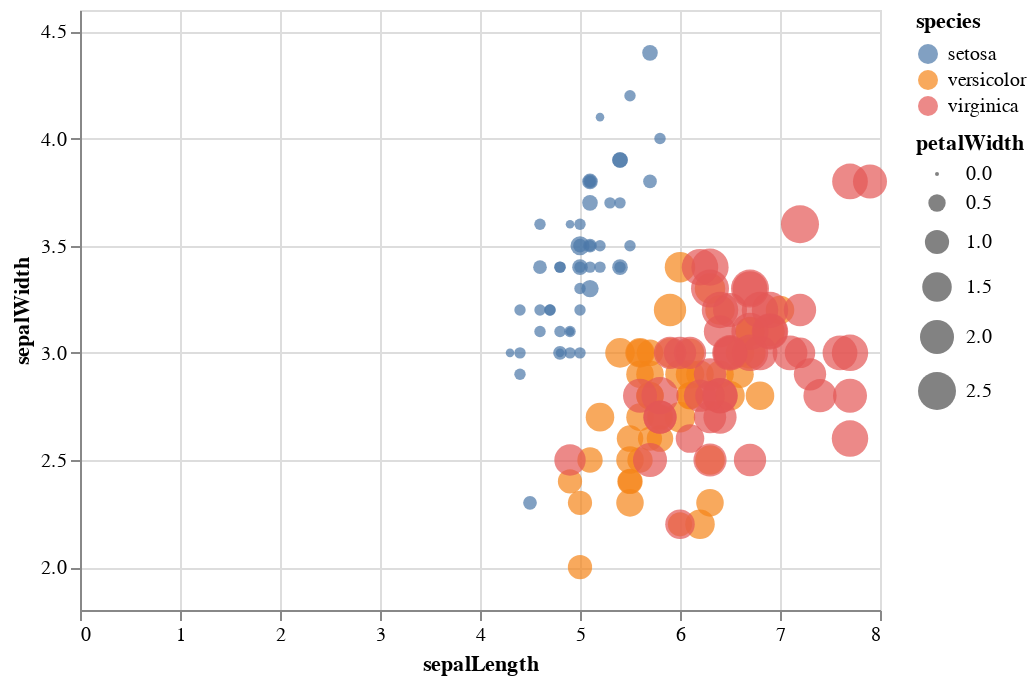

The code cell stored with this chart in its notebook:
### Code cell
alt.Chart(source).mark_circle().encode(
    alt.X('sepalLength', scale=alt.Scale(zero=False)),
    alt.Y('sepalWidth', scale=alt.Scale(zero=False, padding=1)),
    color='species',
    size='petalWidth'
)

### Figure 1 — Vega-Lite specification as saved in the notebook (floating-point values rounded to 4 significant figures; data arrays with more than 128 entries replaced by an {"elided": "..."} marker saying what was removed)
{"config": {"view": {"continuousWidth": 400, "continuousHeight": 300}}, "data": {"name": "data-a264acbd6e539a8b3afc0cb5f240fb57"}, "mark": "circle", "encoding": {"color": {"type": "nominal", "field": "species"}, "size": {"type": "quantitative", "field": "petalWidth"}, "x": {"type": "quantitative", "field": "sepalLength"}, "y": {"type": "quantitative", "field": "sepalWidth", "scale": {"padding": 1, "zero": false}}}, "$schema": "https://vega.github.io/schema/vega-lite/v4.8.1.json", "datasets": {"data-a264acbd6e539a8b3afc0cb5f240fb57": {"elided": "150 records"}}}
